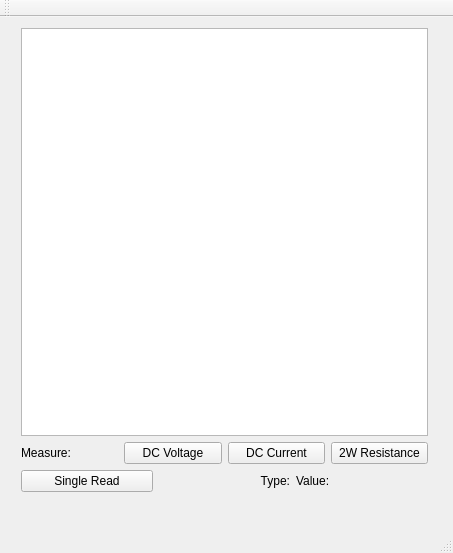
<?xml version="1.0" encoding="UTF-8"?>
<ui version="4.0">
 <class>MainWindowDmm</class>
 <widget class="QMainWindow" name="MainWindowDmm">
  <property name="geometry">
   <rect>
    <x>0</x>
    <y>0</y>
    <width>453</width>
    <height>553</height>
   </rect>
  </property>
  <property name="windowTitle">
   <string>MainWindowDmm</string>
  </property>
  <widget class="QWidget" name="centralWidget">
   <widget class="QWidget" name="verticalLayoutWidget">
    <property name="geometry">
     <rect>
      <x>10</x>
      <y>0</y>
      <width>429</width>
      <height>486</height>
     </rect>
    </property>
    <layout class="QVBoxLayout" name="verticalLayout">
     <item>
      <widget class="QTextBrowser" name="statusTextBrowser">
       <property name="minimumSize">
        <size>
         <width>0</width>
         <height>400</height>
        </size>
       </property>
      </widget>
     </item>
     <item>
      <layout class="QHBoxLayout" name="horizontalLayout">
       <item>
        <widget class="QLabel" name="label">
         <property name="text">
          <string>Measure:</string>
         </property>
        </widget>
       </item>
       <item>
        <widget class="QPushButton" name="dcVoltageButton">
         <property name="text">
          <string>DC Voltage</string>
         </property>
        </widget>
       </item>
       <item>
        <widget class="QPushButton" name="dcCurrentButton">
         <property name="text">
          <string>DC Current</string>
         </property>
        </widget>
       </item>
       <item>
        <widget class="QPushButton" name="twoWireResistanceButton">
         <property name="text">
          <string>2W Resistance</string>
         </property>
        </widget>
       </item>
      </layout>
     </item>
     <item>
      <layout class="QHBoxLayout" name="horizontalLayout_2">
       <item>
        <widget class="QPushButton" name="singleReadButton">
         <property name="text">
          <string>Single Read</string>
         </property>
        </widget>
       </item>
       <item>
        <widget class="QLabel" name="typeLabel">
         <property name="text">
          <string>Type:</string>
         </property>
         <property name="alignment">
          <set>Qt::AlignRight|Qt::AlignTrailing|Qt::AlignVCenter</set>
         </property>
        </widget>
       </item>
       <item>
        <widget class="QLabel" name="valueLabel">
         <property name="text">
          <string>Value:</string>
         </property>
        </widget>
       </item>
      </layout>
     </item>
    </layout>
   </widget>
  </widget>
  <widget class="QMenuBar" name="menuBar">
   <property name="geometry">
    <rect>
     <x>0</x>
     <y>0</y>
     <width>453</width>
     <height>22</height>
    </rect>
   </property>
  </widget>
  <widget class="QToolBar" name="mainToolBar">
   <attribute name="toolBarArea">
    <enum>TopToolBarArea</enum>
   </attribute>
   <attribute name="toolBarBreak">
    <bool>false</bool>
   </attribute>
  </widget>
  <widget class="QStatusBar" name="statusBar"/>
 </widget>
 <layoutdefault spacing="6" margin="11"/>
 <resources/>
 <connections/>
</ui>
